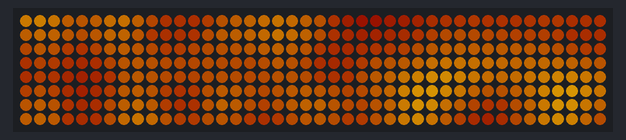
Bench run of a sketch on a simulated Arduino Uno, built with avr-gcc and run on an emulated ATmega328P. On the bench: 42×8 RGB LED matrix (first LED top left, wired row by row). Dim RGB values are drawn brighter than linear.

Above: at 0.17 s.
At 4.38 s:
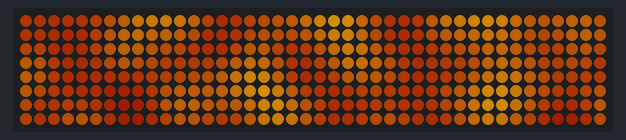
At 8.72 s:
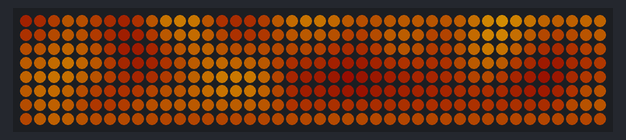
At 17.42 s:
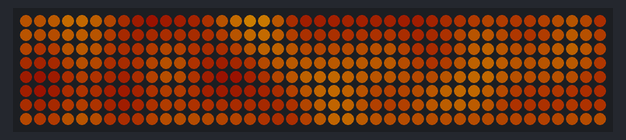
At 25.97 s:
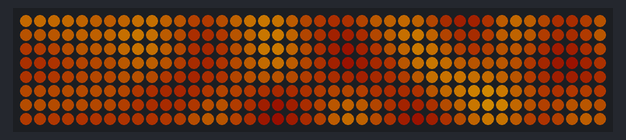
At 34.67 s:
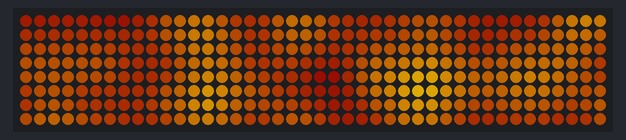

The sketch:

fireMatrixNoise.ino
```cpp
// настройки ленты
#define M_WIDTH 42      // ширина матрицы
#define M_HEIGHT 8      // высота матрицы
#define LED_PIN 4       // пин ленты
#define LED_BRIGHT 255  // яркость

// настройки пламени
#define HUE_GAP 50      // заброс по hue
#define FIRE_STEP 50    // шаг изменения "языков" пламени
#define HUE_START 2     // начальный цвет огня (0 красный, 80 зелёный, 140 молния, 190 розовый)
#define MIN_BRIGHT 40   // мин. яркость огня
#define MAX_BRIGHT 255  // макс. яркость огня
#define MIN_SAT 220     // мин. насыщенность
#define MAX_SAT 255     // макс. насыщенность

#define ORDER_GRB       // порядок цветов ORDER_GRB / ORDER_RGB / ORDER_BRG
#define COLOR_DEBTH 3   // цветовая глубина: 1, 2, 3 (в байтах)

#include <microLED.h>

#define NUM_LEDS M_WIDTH * M_HEIGHT
LEDdata leds[NUM_LEDS];  // буфер ленты типа LEDdata

microLED matrix(leds, LED_PIN, M_WIDTH, M_HEIGHT, ZIGZAG, LEFT_BOTTOM, DIR_RIGHT);  // объект матрица
// тип матрицы: ZIGZAG - зигзаг, PARALLEL - параллельная
// угол подключения: LEFT_BOTTOM - левый нижний, LEFT_TOP - левый верхний, RIGHT_TOP - правый верхний, RIGHT_BOTTOM - правый нижний
// направление ленты из угла подключения: DIR_RIGHT - вправо, DIR_UP - вверх, DIR_LEFT - влево, DIR_DOWN - вниз
// шпаргалка по настройке матрицы в папке docs в библиотеке

#define NUM_LEDS M_WIDTH*M_HEIGHT

#include <FastLED.h>
int counter = 0;
CRGBPalette16 firePalette;

// ленивая жопа
#define FOR_i(from, to) for(int i = (from); i < (to); i++)
#define FOR_j(from, to) for(int j = (from); j < (to); j++)

void setup() {
  matrix.setBrightness(LED_BRIGHT);  // яркость (0-255)
  firePalette = CRGBPalette16(
                  getFireColor(0 * 16),
                  getFireColor(1 * 16),
                  getFireColor(2 * 16),
                  getFireColor(3 * 16),
                  getFireColor(4 * 16),
                  getFireColor(5 * 16),
                  getFireColor(6 * 16),
                  getFireColor(7 * 16),
                  getFireColor(8 * 16),
                  getFireColor(9 * 16),
                  getFireColor(10 * 16),
                  getFireColor(11 * 16),
                  getFireColor(12 * 16),
                  getFireColor(13 * 16),
                  getFireColor(14 * 16),
                  getFireColor(15 * 16)
                );
                // ЛАВА ТУТ!
				//firePalette = LavaColors_p;
}

void loop() {
  fireTick();
}

void fireTick() {
  static uint32_t prevTime = 0;
  if (millis() - prevTime > 30) {
    prevTime = millis();
    FOR_i(0, M_WIDTH) {
      FOR_j(0, M_HEIGHT) {
        matrix.setPix(i, j, mHEX(getPixColor(ColorFromPalette(
                                               firePalette,
                                               (inoise8(i * FIRE_STEP, j * FIRE_STEP, counter)),
                                               255,
                                               LINEARBLEND
                                             ))));
      }
    }
    counter += 20;
    matrix.show();
  }
}

uint32_t getPixColor(CRGB thisPixel) {
  return (((uint32_t)thisPixel.r << 16) | (thisPixel.g << 8) | thisPixel.b);
}

CRGB getFireColor(int val) {
  // чем больше val, тем сильнее сдвигается цвет, падает насыщеность и растёт яркость
  return CHSV(
           HUE_START + map(val, 0, 255, 0, HUE_GAP),                    // H
           constrain(map(val, 0, 255, MAX_SAT, MIN_SAT), 0, 255),       // S
           constrain(map(val, 0, 255, MIN_BRIGHT, MAX_BRIGHT), 0, 255)  // V
         );
}
```
